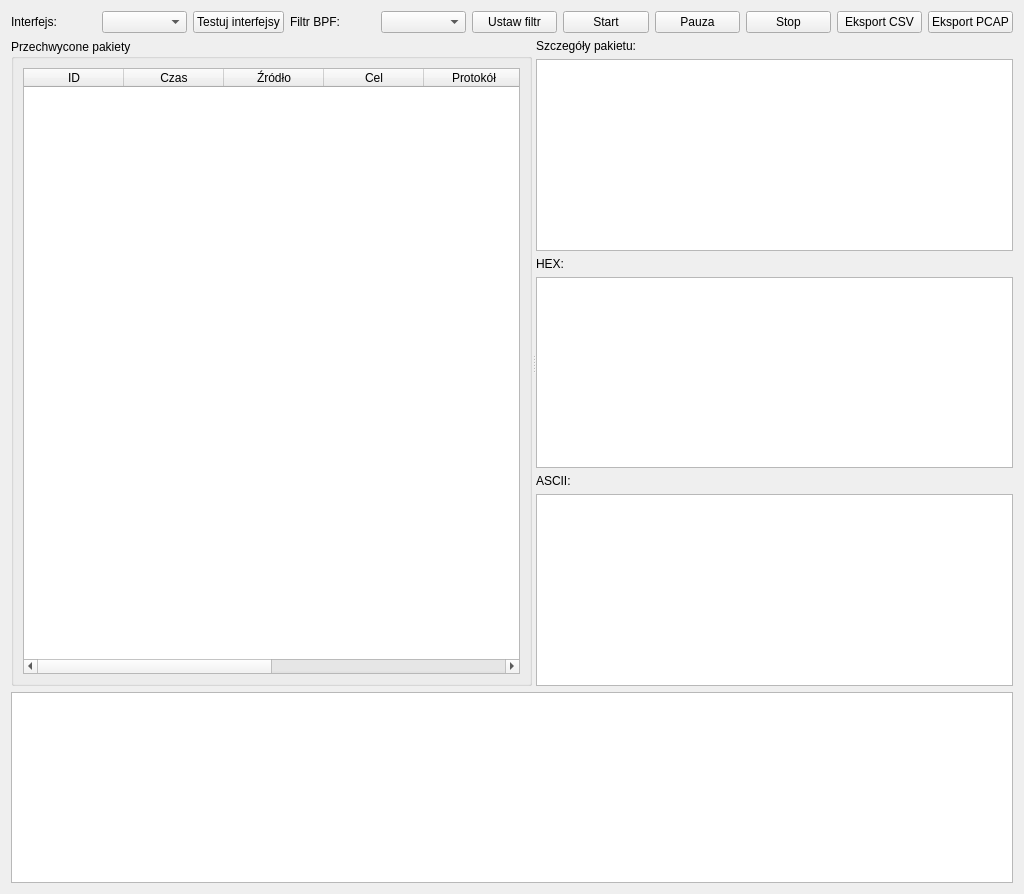
<?xml version="1.0" encoding="UTF-8"?>
<ui version="4.0">
 <class>DashboardTab</class>
 <widget class="QWidget" name="DashboardTab">
  <property name="geometry">
   <rect>
    <x>0</x>
    <y>0</y>
    <width>1024</width>
    <height>894</height>
   </rect>
  </property>
  <layout class="QVBoxLayout" name="verticalLayout">
   <item>
    <layout class="QHBoxLayout" name="topRowLayout">
     <item>
      <widget class="QLabel" name="labelInterface">
       <property name="text">
        <string>Interfejs:</string>
       </property>
      </widget>
     </item>
     <item>
      <widget class="QComboBox" name="interface_combo"/>
     </item>
     <item>
      <widget class="QPushButton" name="test_btn">
       <property name="text">
        <string>Testuj interfejsy</string>
       </property>
      </widget>
     </item>
     <item>
      <widget class="QLabel" name="labelFilter">
       <property name="text">
        <string>Filtr BPF:</string>
       </property>
      </widget>
     </item>
     <item>
      <widget class="QComboBox" name="filter_combo"/>
    </item>
    <item>
     <widget class="QPushButton" name="set_filter_btn">
      <property name="text">
       <string>Ustaw filtr</string>
      </property>
     </widget>
    </item>
     <item>
      <widget class="QPushButton" name="start_btn">
       <property name="text">
        <string>Start</string>
       </property>
      </widget>
     </item>
     <item>
      <widget class="QPushButton" name="pause_btn">
       <property name="text">
        <string>Pauza</string>
       </property>
      </widget>
     </item>
  <item>
   <widget class="QPushButton" name="stop_btn">
    <property name="text">
     <string>Stop</string>
    </property>
   </widget>
  </item>
  <item>
   <widget class="QPushButton" name="export_csv_btn">
    <property name="text">
     <string>Eksport CSV</string>
    </property>
   </widget>
  </item>
  <item>
   <widget class="QPushButton" name="export_pcap_btn">
    <property name="text">
     <string>Eksport PCAP</string>
    </property>
   </widget>
  </item>
    </layout>
   </item>
   <item>
    <widget class="QSplitter" name="splitter">
     <property name="orientation">
      <enum>Qt::Horizontal</enum>
     </property>
     <widget class="QGroupBox" name="pkt_group">
      <property name="title">
       <string>Przechwycone pakiety</string>
      </property>
      <layout class="QVBoxLayout" name="pkt_group_layout">
       <item>
        <widget class="QTableWidget" name="packets_table">
         <column>
          <property name="text">
           <string>ID</string>
          </property>
         </column>
         <column>
          <property name="text">
           <string>Czas</string>
          </property>
         </column>
         <column>
          <property name="text">
           <string>Źródło</string>
          </property>
         </column>
         <column>
          <property name="text">
           <string>Cel</string>
          </property>
         </column>
         <column>
          <property name="text">
           <string>Protokół</string>
          </property>
         </column>
         <column>
          <property name="text">
           <string>Rozmiar (B)</string>
          </property>
         </column>
         <column>
          <property name="text">
           <string>Waga AI</string>
          </property>
         </column>
         <column>
          <property name="text">
           <string>Geolokalizacja</string>
          </property>
         </column>
        </widget>
       </item>
      </layout>
     </widget>
     <widget class="QWidget" name="details_widget">
      <layout class="QVBoxLayout" name="details_layout">
       <item>
        <widget class="QLabel" name="labelDetails">
         <property name="text">
          <string>Szczegóły pakietu:</string>
         </property>
        </widget>
       </item>
       <item>
        <widget class="QTextEdit" name="detail_info"/>
       </item>
       <item>
        <widget class="QLabel" name="labelHex">
         <property name="text">
          <string>HEX:</string>
         </property>
        </widget>
       </item>
       <item>
        <widget class="QTextEdit" name="hex_view"/>
       </item>
       <item>
        <widget class="QLabel" name="labelAscii">
         <property name="text">
          <string>ASCII:</string>
         </property>
        </widget>
       </item>
       <item>
        <widget class="QTextEdit" name="ascii_view"/>
       </item>
      </layout>
     </widget>
    </widget>
   </item>
   <item>
    <widget class="QTextEdit" name="status_log"/>
   </item>
  </layout>
 </widget>
 <resources/>
 <connections/>
</ui>
